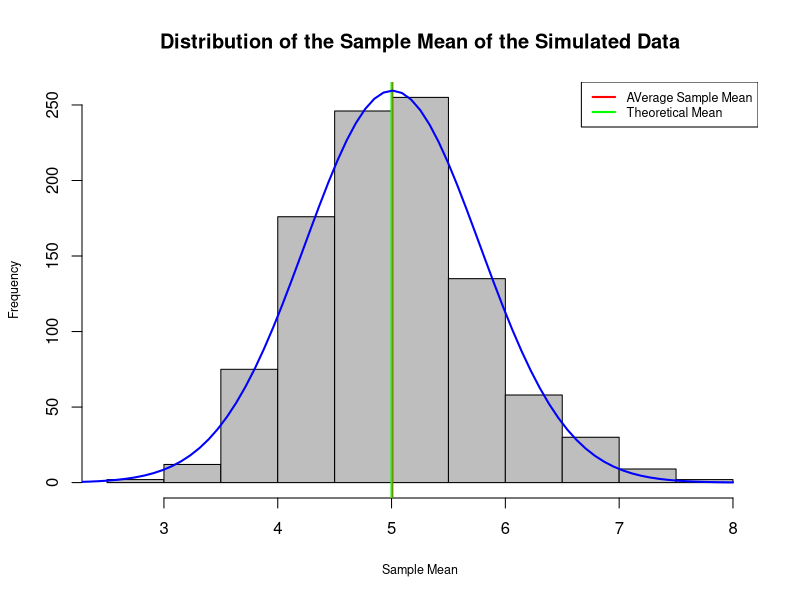
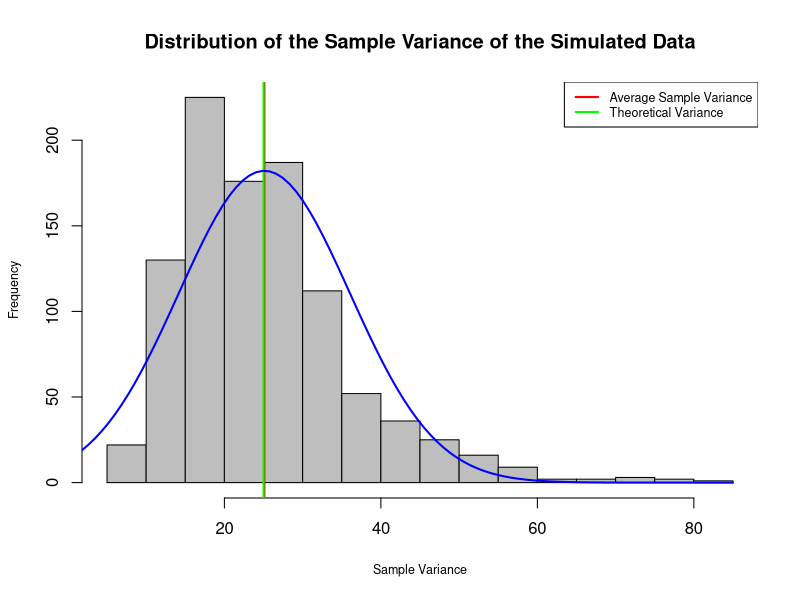
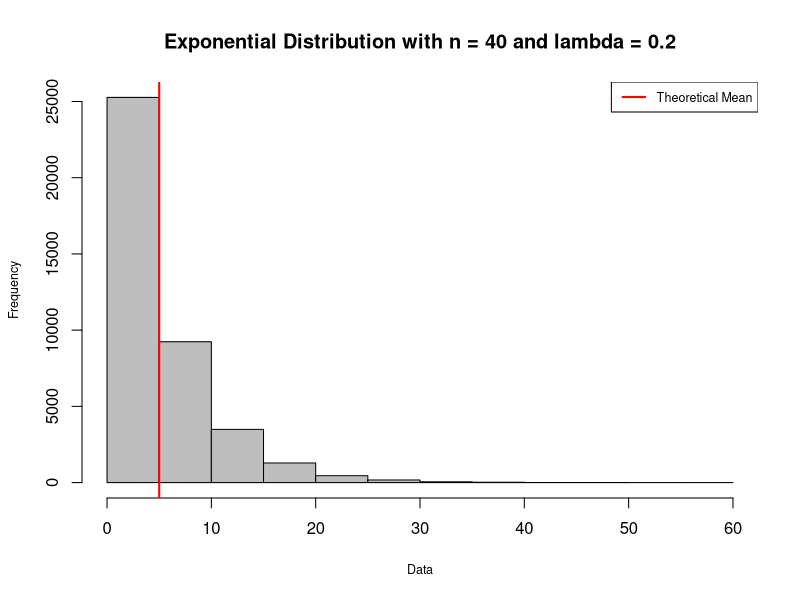

Source code (R) for these figures, in order:
## ---- chunk 1
knitr::opts_chunk$set(
    echo = TRUE, 
    warning = FALSE, 
    message = FALSE,
    fig.path = "figure/",
    fig.height = 4,
    fig.width = 6,
    fig.pos = "center")
## ---- chunk 2
# Initialise the seed to ensure reproducibility
set.seed(8)

# Parameters for the simulation
n <- 40
lambda <- 0.2
numSimulations <- 1000

# Generate the simulated data and compare the sample mean and variance
simulatedData <- matrix(rexp(n * numSimulations, lambda), numSimulations, n)
simulatedDataMean <- apply(simulatedData, 1, mean)
simulatedDataVar <- apply(simulatedData, 1, var)
## ---- chunk 3
sampleMean <- mean(simulatedDataMean)
theoreticalMean <- 1 / lambda

# Print the results
cbind(sampleMean, theoreticalMean)
## ---- chunk 4
h <- hist(
    simulatedDataMean,
    main = "Distribution of the Sample Mean of the Simulated Data",
    xlab = "Sample Mean",
    col = "gray",
    cex.lab = 0.75)

abline(v = sampleMean, col = "red", lwd = 2)
abline(v = theoreticalMean, col = "green", lwd = 2)

legend(
    "topright", 
    legend = c("AVerage Sample Mean", "Theoretical Mean"),
    col = c("red", "green"),
    lwd = 2,
    cex = 0.75)

xfit <- seq(from = 0, to = 8, length.out = 100) 
yfit <- dnorm(xfit, mean = mean(simulatedDataMean), sd = sd(simulatedDataMean))
yfit <- yfit * diff(h$mids[1:2]) * length(simulatedDataMean) 

lines(xfit, yfit, col = "blue", lwd = 2)
## ---- chunk 5
sampleVar <- mean(simulatedDataVar)
theoreticalVar <- (1 / lambda)^2

# Print the results
cbind(sampleVar, theoreticalVar)
## ---- chunk 6
h <- hist(
    simulatedDataVar,
    main = "Distribution of the Sample Variance of the Simulated Data",
    xlab = "Sample Variance",
    col = "gray",
    cex.lab = 0.75)

abline(v = sampleVar, col = "red", lwd = 2)
abline(v = theoreticalVar, col = "green", lwd = 2)

legend(
    "topright", 
    legend = c("Average Sample Variance", "Theoretical Variance"),
    col = c("red", "green"),
    lwd = 2,
    cex = 0.75)

xfit <- seq(from = 0, to = 85, length.out = 100) 
yfit <- dnorm(xfit, mean = mean(simulatedDataVar), sd = sd(simulatedDataVar))
yfit <- yfit * diff(h$mids[1:2]) * length(simulatedDataVar) 

lines(xfit, yfit, col = "blue", lwd = 2)
## ---- chunk 7
hist(
    simulatedData,
    main = "Exponential Distribution with n = 40 and lambda = 0.2",
    xlab = "Data",
    col = "gray",
    cex.lab = 0.75)

abline(v = 1/lambda, col = "red", lwd = 2)

legend(
    "topright", 
    legend = c("Theoretical Mean"),
    col = c("red"),
    lwd = 2,
    cex = 0.75)
